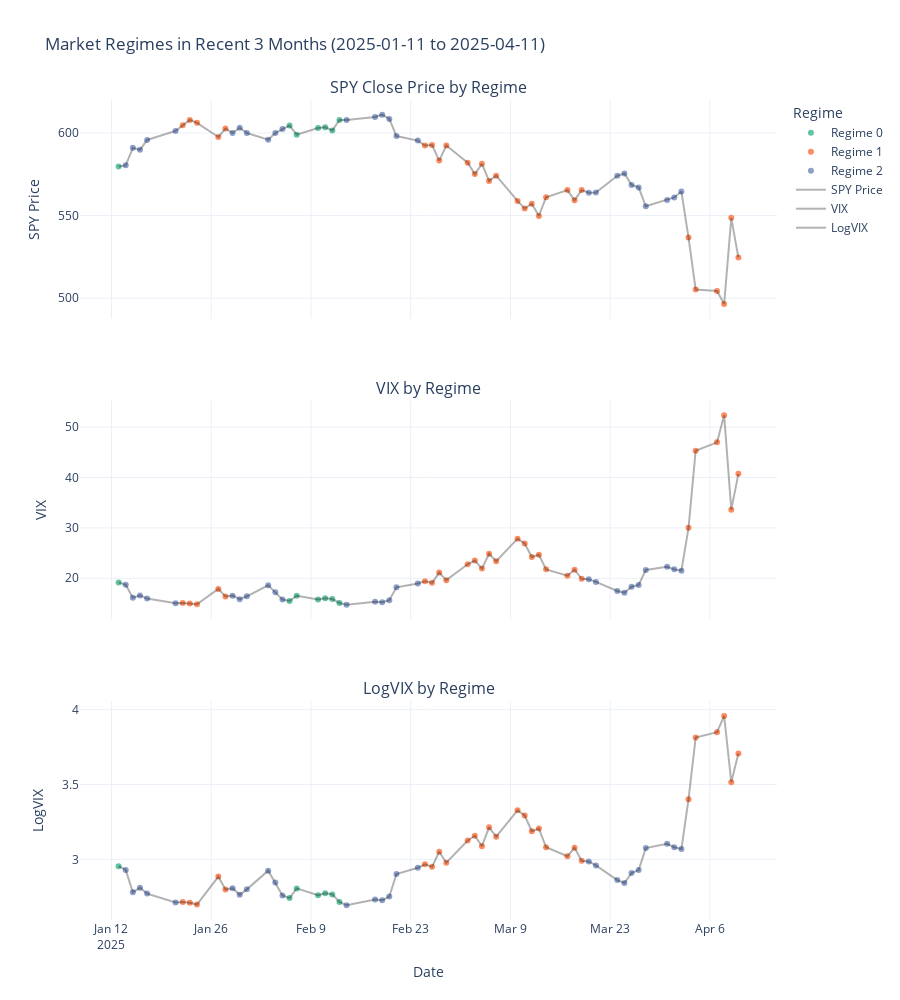
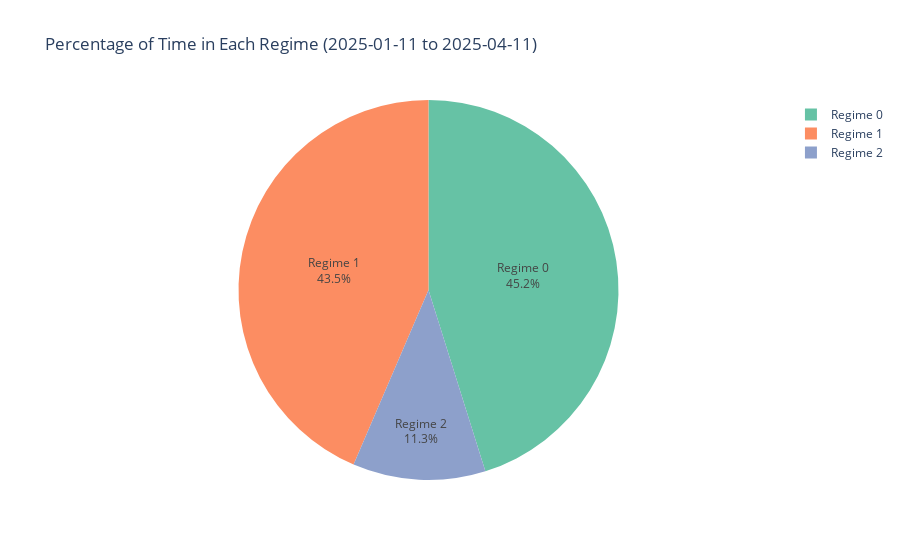
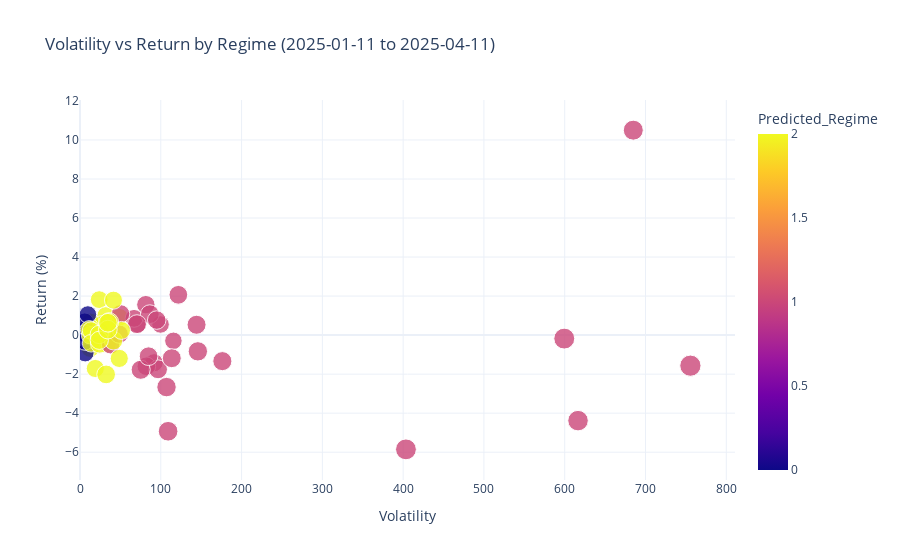

Notebook cell for these charts, in order:
### Code cell
# Unified function for regime prediction and visualization
def analyze_market_regimes(start_date, end_date, title=None):
    """
    Comprehensive function to predict and visualize market regimes for any date range
    
    Parameters:
    -----------
    start_date : str
        Start date in 'YYYY-MM-DD' format
    end_date : str
        End date in 'YYYY-MM-DD' format
    title : str, optional
        Custom title for the plots
    
    Returns:
    --------
    DataFrame with prediction results
    """
    # Get predictions
    results = predict_regimes(model, df, start_date, end_date)
    
    if results is None or results.empty:
        print("No data available for the specified period")
        return None
    
    # Set plot title
    if title is None:
        title = f'Market Regimes from {start_date} to {end_date}'
    
    # Create subplot figures for SPY, VIX, and LogVIX
    fig = make_subplots(rows=3, cols=1, 
                       shared_xaxes=True,
                       vertical_spacing=0.1,
                       subplot_titles=('SPY Close Price by Regime', 'VIX by Regime', 'LogVIX by Regime'))
    
    # SPY price by regime
    for regime in sorted(results['Predicted_Regime'].unique()):
        regime_data = results[results['Predicted_Regime'] == regime]
        fig.add_trace(
            go.Scatter(
                x=regime_data['Date'], 
                y=regime_data['Close'],
                mode='markers',
                marker=dict(color=regime_colors[regime], size=6),
                name=f'Regime {regime}',
                showlegend=True
            ),
            row=1, col=1
        )
    
    # Add a line for the price trend
    fig.add_trace(
        go.Scatter(
            x=results['Date'],
            y=results['Close'],
            mode='lines',
            line=dict(color='rgba(0,0,0,0.3)'),
            name='SPY Price',
            showlegend=True
        ),
        row=1, col=1
    )
    
    # VIX by regime
    for regime in sorted(results['Predicted_Regime'].unique()):
        regime_data = results[results['Predicted_Regime'] == regime]
        fig.add_trace(
            go.Scatter(
                x=regime_data['Date'], 
                y=regime_data['VIX'],
                mode='markers',
                marker=dict(color=regime_colors[regime], size=6),
                name=f'Regime {regime}',
                showlegend=False
            ),
            row=2, col=1
        )
    
    # Add a line for the VIX trend
    fig.add_trace(
        go.Scatter(
            x=results['Date'],
            y=results['VIX'],
            mode='lines',
            line=dict(color='rgba(0,0,0,0.3)'),
            name='VIX',
            showlegend=True
        ),
        row=2, col=1
    )
    
    # LogVIX by regime
    for regime in sorted(results['Predicted_Regime'].unique()):
        regime_data = results[results['Predicted_Regime'] == regime]
        fig.add_trace(
            go.Scatter(
                x=regime_data['Date'], 
                y=regime_data['LogVIX'],
                mode='markers',
                marker=dict(color=regime_colors[regime], size=6),
                name=f'Regime {regime}',
                showlegend=False
            ),
            row=3, col=1
        )
    
    # Add a line for the LogVIX trend
    fig.add_trace(
        go.Scatter(
            x=results['Date'],
            y=results['LogVIX'],
            mode='lines',
            line=dict(color='rgba(0,0,0,0.3)'),
            name='LogVIX',
            showlegend=True
        ),
        row=3, col=1
    )
    
    fig.update_layout(
        height=1000,
        title_text=title,
        template='plotly_white',
        legend_title='Regime',
        hovermode='closest'
    )
    
    fig.update_xaxes(title_text="Date", row=3, col=1)
    fig.update_yaxes(title_text="SPY Price", row=1, col=1)
    fig.update_yaxes(title_text="VIX", row=2, col=1)
    fig.update_yaxes(title_text="LogVIX", row=3, col=1)
    
    fig.show()
    
    # Distribution of regimes pie chart
    regime_percentages = results['Predicted_Regime'].value_counts(normalize=True) * 100
    labels = [f"Regime {i}" for i in sorted(regime_percentages.index)]
    
    fig_pie = px.pie(
        values=regime_percentages.values,
        names=labels,
        title=f'Percentage of Time in Each Regime ({start_date} to {end_date})',
        color_discrete_sequence=[regime_colors[i] for i in sorted(regime_percentages.index)]
    )
    
    fig_pie.update_traces(textinfo='percent+label', textposition='inside')
    fig_pie.update_layout(uniformtext_minsize=12, uniformtext_mode='hide')
    fig_pie.show()
    
    # Scatter plot of Volatility vs Return colored by regime
    fig_scatter = px.scatter(
        results,
        x='Volatility',
        y='Return',
        color='Predicted_Regime',
        color_discrete_sequence=regime_colors,
        size='LogVIX',  # Use LogVIX for point size
        size_max=15,
        title=f'Volatility vs Return by Regime ({start_date} to {end_date})',
        labels={'Volatility': 'Volatility', 'Return': 'Return (%)', 'LogVIX': 'Log(VIX)'},
        opacity=0.8
    )
    
    fig_scatter.update_layout(
        legend_title='Regime',
        hovermode='closest',
        template='plotly_white'
    )
    
    fig_scatter.update_xaxes(rangemode='tozero')
    fig_scatter.show()
    
    return results

# Example: Analyze the most recent 3 months
from datetime import datetime, timedelta

today = datetime.today()
three_months_ago = today - timedelta(days=90)

start_date = three_months_ago.strftime('%Y-%m-%d')
end_date = today.strftime('%Y-%m-%d')

recent_results = analyze_market_regimes(
    start_date, 
    end_date, 
    title=f'Market Regimes in Recent 3 Months ({start_date} to {end_date})'
)
